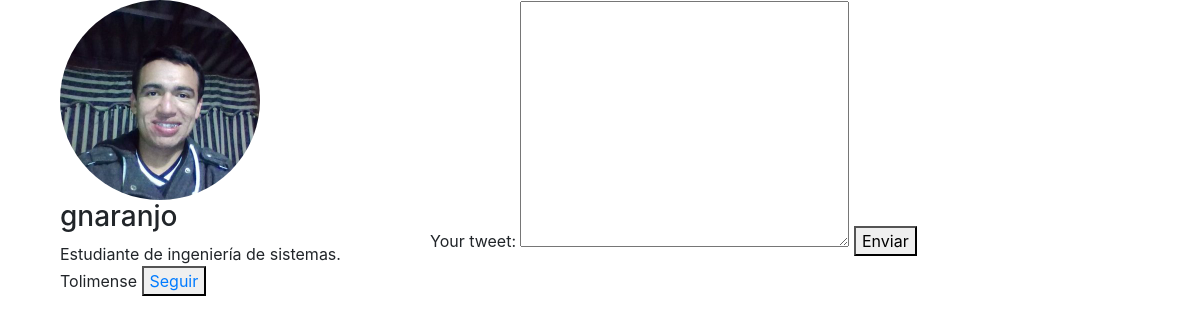
The app's page /profile/3, older data.
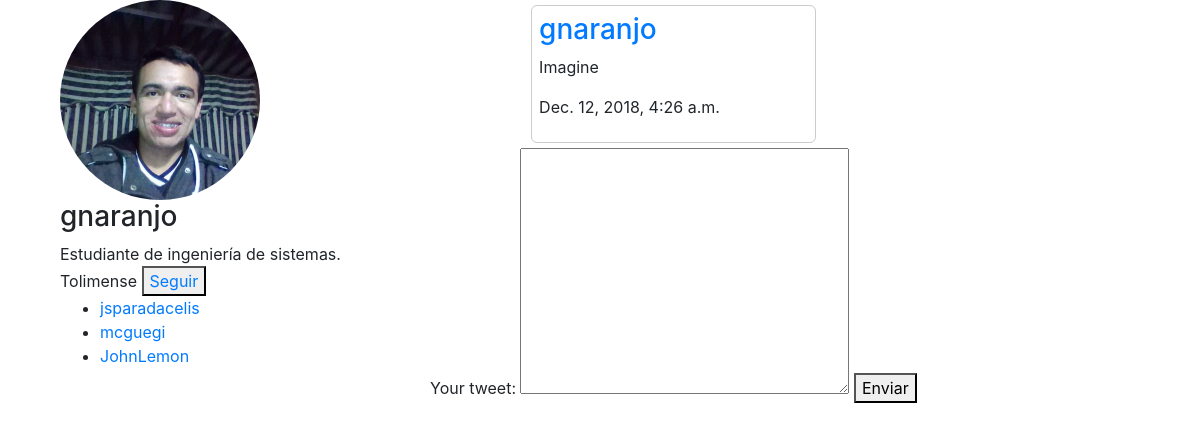
The same page, newer data.
### users/models.py (models this page shows)
class Perfil(models.Model):
    user = models.OneToOneField(User, on_delete=models.CASCADE)
    foto_perfil = models.ImageField(
        upload_to="media/perfil",
        default = 'media/None/no-img.jpg'
    )
    foto_encabezado = models.ImageField(
        upload_to="media/encabezado",
        null=True
    )
    bio = models.CharField(max_length=300)
    f_nacimiento = models.DateField(auto_now=False, auto_now_add=False)
    f_creacion = models.DateTimeField(auto_now=True, auto_now_add=False)

class Follow(models.Model):
    perfil = models.ForeignKey(Perfil, related_name = "perfil", on_delete=models.CASCADE)
    seguidor = models.ForeignKey(Perfil, related_name="seguidor", on_delete=models.CASCADE)

### feed/models.py (models this page shows, shortened)
class Tweet(models.Model):
    perfil = models.ForeignKey("users.Perfil", on_delete=models.CASCADE)
    texto = models.CharField(max_length=140)
    f_escrito = models.DateTimeField(auto_now=True)

### users/views.py (the view)
# urls.py: path("profile/<int:id>", view_profile, name="profile"),
def view_profile(request, id):
    profile = Perfil.objects.get(id=id)
    list_tweets = Tweet.objects.filter(perfil_id=id)
    list_followers = Follow.objects.filter(perfil = profile)
    return render(
        request,
        'users/profile.html',
        {
            "profile": profile,
            "list_tweets": list_tweets,
            "list_followers": list_followers
        }
    )

### templates/users/profile.html
{% extends 'base.html' %}
{% block content %}
<div class="row">
    <div class="container">
        <div class="col-md-4 profile-info" style="float:left">
            <img src="{{profile.foto_perfil.url}}" alt="">
            <h3>{{profile.user.username}}</h3>
            <span>
                {{profile.bio}}
            </span>
            <button><a href="{% url 'follow_profile' profile.id %}">Seguir</a></button>
            <ul>
                {% for follower in list_followers %}
                <li><a href="{% url 'profile' follower.seguidor.id %}">
                        {{follower.seguidor.user.username}}
                    </a></li>
                {% endfor %}
            </ul>
        </div>
        <div style="float:left">
            {% include 'posts/feed.html' %}
        </div>
    </div>
</div>
{% endblock content %}

### templates/base.html (shortened to what this page needs)
<!DOCTYPE html>
<html lang="en">
<head>
    <link rel="stylesheet" href="https://stackpath.bootstrapcdn.com/bootstrap/4.1.3/css/bootstrap.min.css"
>
    {% load static %}
    <link rel="stylesheet" href="{% static 'css/styles.css' %}">
</head>
{% block content %}
{% endblock content %}
<body>
</body>
</html>

### templates/posts/feed.html (shortened to what this page needs)
{% extends "base.html" %}
{% block content %}
<div class="row">
    <div class="container">
        <div class="col-lg-8 offset-2">
            {% for tweet in list_tweets %}
            <div class="tweet-container">
                <a href="{% url 'profile' tweet.perfil.id %}">
                    <h3>{{tweet.perfil.user.username}}</h3>
                </a>
                <p>{{tweet.texto}}</p>
                <p>{{tweet.f_escrito}}</p>
            </div>
            {% endfor %}
        </div>
        <form action="{% url 'send_tweet' %}" method="POST">
            <label for="content">Your tweet: </label>
            <textarea name="content" id="" cols="30" rows="10"></textarea>
            <button type="submit">Enviar</button>
        </form>
    </div>
</div>
{% endblock content %}

### static/css/styles.css (style rules this page uses)
.tweet-container { border: 1px #ccc solid; border-radius: 6px; padding: 7px; margin: 5px; }
.row { margin-right: 0px !important; margin-left: 0px !important; }
.profile-info img { width: 200px; height: 200px; border-radius: 50%; }

Row changes from the older to the newer data that the page shows:
added Follow: seguidor.user.username "jsparadacelis"
added Follow: seguidor.user.username "mcguegi"
added Follow: seguidor.user.username "JohnLemon"
added Tweet: perfil.user.username "gnaranjo", texto "Imagine", f_escrito "Dec. 12, 2018, 4:26 a.m."
